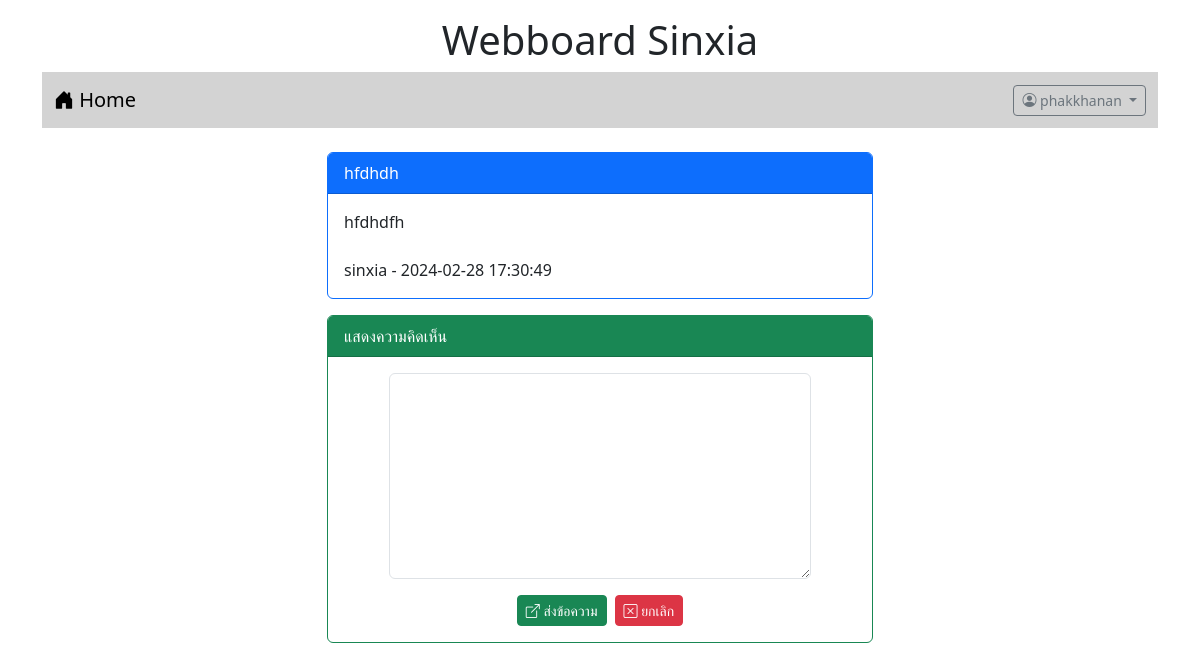
The page /post.php?id=4 (signed in) on the database its author committed.
### tables this page shows
CREATE TABLE `post` (
  `id` int(11) NOT NULL,
  `title` varchar(128) NOT NULL,
  `content` varchar(2048) NOT NULL,
  `post_date` datetime NOT NULL,
  `cat_id` int(11) NOT NULL,
  `user_id` int(11) NOT NULL
);

CREATE TABLE `user` (
  `id` int(11) NOT NULL,
  `login` varchar(32) NOT NULL,
  `password` varchar(64) NOT NULL,
  `name` varchar(64) NOT NULL,
  `gender` char(1) NOT NULL,
  `email` varchar(32) NOT NULL,
  `role` char(1) NOT NULL
);

### post.php (the view, shortened to what this page needs)
<!DOCTYPE html>
<html lang="en">
<head>
    <link href="https://cdn.jsdelivr.net/npm/bootstrap@5.3.2/dist/css/bootstrap.min.css" rel="stylesheet">
    <link rel="stylesheet" href="https://cdn.jsdelivr.net/npm/bootstrap-icons@1.11.3/font/bootstrap-icons.min.css">
</head>
<body>
    <div class="container-lg">
    <h1 style="text-align: center;" class="mt-3"> Webboard Sinxia</h1>
    <?php include "nav.php" ?>
    <div class="row mt-4">
    <div class="col-lg-3 col-md-2 col-sm-1"></div>
    <div class="col-lg-6 col-md-8 col-sm-10">
    <?php
     $conn=new PDO("mysql:host=localhost;dbname=webboard;charset=utf8","root","");
     $sql="select post.title,post.content,post.post_date,user.login
    from post inner join user on
    (post.user_id=user.id) where post.id=$_GET[id]";
    $result=$conn->query($sql);
    while($row=$result->fetch()){
        echo " <div class='card border-primary'>";
        echo "<div class='card-header bg-primary text-white'>$row[0]</div>";
        echo "<div class='card-body'>$row[1]<br><br>$row[3] - $row[2]</div>";
        echo"</div>";
    }
    ?>
        <?php if (isset($_SESSION['id'])){ ?>
        <div class="card border-success mt-3">
            <div class="card-header bg-success text-white">
                แสดงความคิดเห็น</div>
        <div class="card-body">
            <form action="post_save.php" method="post">
                <div class="row mb-3 justify-content-center">
                    <div class="col-lg-10">
                        <textarea name="comment" rows="8"
                        class="form-control" required></textarea>
                    </div>
                </div>
                <div class="row">
                    <div class="col-lg-12 d-flex justify-content-center">
                        <button type="submit" class="btn btn-success btn-sm text-white">
                            <i class="bi bi-box-arrow-up-right"></i> ส่งข้อความ</button>
                        <button type="reset" class="btn btn-danger btn-sm ms-2">
                            <i class="bi bi-x-square"></i> ยกเลิก</button>
                    </div>
                </div>
            </form>
        </div>
    </div>
    <?php }?>
    <br>
    </div>
    <div class="col-lg-3 col-md-2 c0l-sm-1"></div>
</body>
</html>

### rows shown on the page
post: title "hfdhdh", content "hfdhdfh", user.login "sinxia", post_date "2024-02-28 17:30:49"

### other values the page prints
$_SESSION['username'] "phakkhanan"
